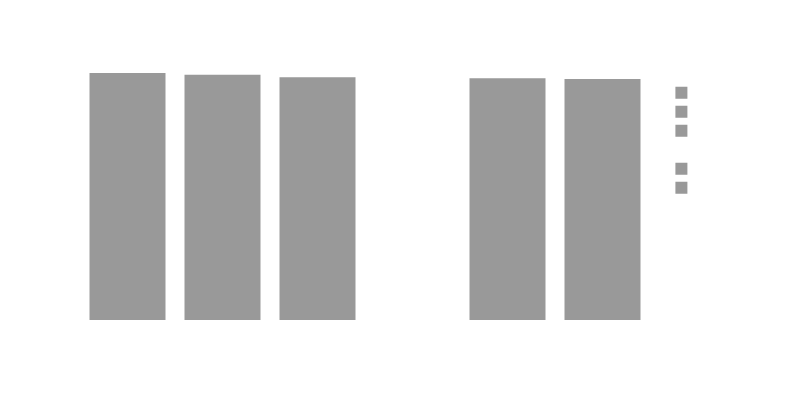
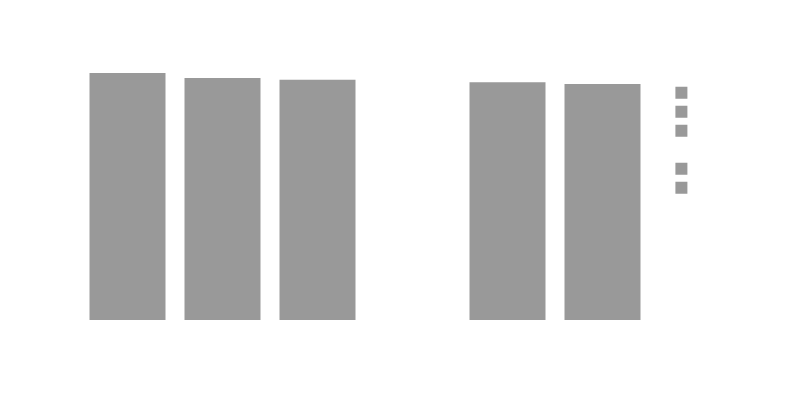

The notebook cell saved with these charts, in order:
### Code cell
# Chart 3: Similar Cities by Emissions (Total + Per Capita)
t_df = year_df[year_df.Sector == 'Total'].sort_values(by='tC',ascending = False).reset_index()
row_num = t_df[t_df['Urban Area'] == city_select].index[0]
x_df = t_df.loc[[row_num - 3, row_num - 2,row_num -1, row_num, row_num + 1, row_num + 2]]
colors = ['#999999',] * 6
colors[3] = '#ffffff'
fig = px.bar(x_df,x='Urban Area',y='tC',color_discrete_sequence = colors,color = 'Urban Area',
             height=400,width = 800)
fig = fig.update_layout(template=newco_template)
fig = fig.update_xaxes(title = "")
fig = fig.update_yaxes(title = "")
fig.write_image('output_images/similar_cities_total_emissions.png')
fig

t_df = year_df[year_df.Sector == 'Residential'].sort_values(by='tC',ascending = False).reset_index()
row_num = t_df[t_df['Urban Area'] == city_select].index[0]
x_df = t_df.loc[[row_num - 3, row_num - 2,row_num -1, row_num, row_num + 1, row_num + 2]]
colors = ['#999999',] * 6
colors[3] = '#ffffff'
fig = px.bar(x_df,x='Urban Area',y='tC',color_discrete_sequence = colors,color = 'Urban Area',
             height=400,width = 800)
fig = fig.update_xaxes(title = "")
fig = fig.update_yaxes(title = "")
fig = fig.update_layout(template=newco_template)
fig.write_image('output_images/similar_cities_total_emissions.png')
fig

# t_df = year_df[year_df.Sector == 'Total'].sort_values(by='tC per Capita',ascending = False).reset_index()
# row_num = t_df[t_df['Urban Area'] == city_select].index[0]
# x_df = t_df.loc[[row_num - 3, row_num - 2,row_num -1, row_num, row_num + 1, row_num + 2]]
# colors = ['#999999',] * 6
# colors[3] = '#ffffff'
# fig = px.bar(x_df,x='Urban Area',y='tC per Capita',color_discrete_sequence = colors,color = 'Urban Area',
#             title = 'Nearest Cities in per Capita Total Emissions | '+ city_select,height=400,width = 800)
# fig = fig.update_layout(template=newco_template)
# fig.write_image('output_images/similar_cities_per_capita_emissions.png')
# fig

#Scatter chart showing how city stacks up against others on per capita emissions (available for only certain citie)
t_df = year_df[year_df.Sector == 'Total']
# #Next we want to write a function to identify cities most similar in terms of per capita emissions
# for s in year_df.Sector.unique():
#     t_df = year_df[year_df.Sector == s].sort_values(by='tC per Capita',ascending = False).reset_index()
#     row_num = t_df[t_df['Urban Area'] == city].index[0]
#     x_df = t_df.loc[[row_num - 3, row_num - 2,row_num -1, row_num, row_num + 1, row_num + 2]]
#     colors = ['lightslategray',] * 6
#     colors[3] = 'crimson'
#     px.bar(x_df,x='Urban Area',y='tC per Capita',color_discrete_sequence = colors,color = 'Urban Area',
#            title = 'Similar Cities by ' + s + ' per Capita Emissions',height=400,width = 700)

### Figure 1 — Plotly figure (JSON) as saved in the notebook; plotly's stock layout.template omitted (floating-point values rounded to 4 significant figures)
{"data": [{"alignmentgroup": "True", "hovertemplate": "Urban Area=%{x}<br>tC=%{y}<extra></extra>", "legendgroup": "Springfield, IL", "marker": {"color": "#999999"}, "name": "Springfield, IL", "offsetgroup": "Springfield, IL", "orientation": "v", "showlegend": true, "textposition": "auto", "type": "bar", "x": ["Springfield, IL"], "xaxis": "x", "y": [475400.0], "yaxis": "y"}, {"alignmentgroup": "True", "hovertemplate": "Urban Area=%{x}<br>tC=%{y}<extra></extra>", "legendgroup": "Tuscaloosa, AL", "marker": {"color": "#999999"}, "name": "Tuscaloosa, AL", "offsetgroup": "Tuscaloosa, AL", "orientation": "v", "showlegend": true, "textposition": "auto", "type": "bar", "x": ["Tuscaloosa, AL"], "xaxis": "x", "y": [471900.0], "yaxis": "y"}, {"alignmentgroup": "True", "hovertemplate": "Urban Area=%{x}<br>tC=%{y}<extra></extra>", "legendgroup": "Spartanburg, SC", "marker": {"color": "#999999"}, "name": "Spartanburg, SC", "offsetgroup": "Spartanburg, SC", "orientation": "v", "showlegend": true, "textposition": "auto", "type": "bar", "x": ["Spartanburg, SC"], "xaxis": "x", "y": [467100.0], "yaxis": "y"}, {"alignmentgroup": "True", "hovertemplate": "Urban Area=%{x}<br>tC=%{y}<extra></extra>", "legendgroup": "Eugene, OR", "marker": {"color": "#ffffff"}, "name": "Eugene, OR", "offsetgroup": "Eugene, OR", "orientation": "v", "showlegend": true, "textposition": "auto", "type": "bar", "x": ["Eugene, OR"], "xaxis": "x", "y": [465800.0], "yaxis": "y"}, {"alignmentgroup": "True", "hovertemplate": "Urban Area=%{x}<br>tC=%{y}<extra></extra>", "legendgroup": "Cedar Rapids, IA", "marker": {"color": "#999999"}, "name": "Cedar Rapids, IA", "offsetgroup": "Cedar Rapids, IA", "orientation": "v", "showlegend": true, "textposition": "auto", "type": "bar", "x": ["Cedar Rapids, IA"], "xaxis": "x", "y": [465500.0], "yaxis": "y"}, {"alignmentgroup": "True", "hovertemplate": "Urban Area=%{x}<br>tC=%{y}<extra></extra>", "legendgroup": "Concord, NC", "marker": {"color": "#999999"}, "name": "Concord, NC", "offsetgroup": "Concord, NC", "orientation": "v", "showlegend": true, "textposition": "auto", "type": "bar", "x": ["Concord, NC"], "xaxis": "x", "y": [464100.0], "yaxis": "y"}], "layout": {"barmode": "relative", "height": 400, "legend": {"title": {"text": "Urban Area"}, "tracegroupgap": 0}, "margin": {"t": 60}, "width": 800, "xaxis": {"anchor": "y", "categoryarray": ["Springfield, IL", "Tuscaloosa, AL", "Spartanburg, SC", "Eugene, OR", "Cedar Rapids, IA", "Concord, NC"], "categoryorder": "array", "domain": [0, 1], "title": {"text": ""}}, "yaxis": {"anchor": "x", "domain": [0, 1], "title": {"text": ""}}}}

### Figure 2 — Plotly figure (JSON) as saved in the notebook; plotly's stock layout.template omitted (floating-point values rounded to 4 significant figures)
{"data": [{"alignmentgroup": "True", "hovertemplate": "Urban Area=%{x}<br>tC=%{y}<extra></extra>", "legendgroup": "State College, PA", "marker": {"color": "#999999"}, "name": "State College, PA", "offsetgroup": "State College, PA", "orientation": "v", "showlegend": true, "textposition": "auto", "type": "bar", "x": ["State College, PA"], "xaxis": "x", "y": [17030.0], "yaxis": "y"}, {"alignmentgroup": "True", "hovertemplate": "Urban Area=%{x}<br>tC=%{y}<extra></extra>", "legendgroup": "Auburn, NY", "marker": {"color": "#999999"}, "name": "Auburn, NY", "offsetgroup": "Auburn, NY", "orientation": "v", "showlegend": true, "textposition": "auto", "type": "bar", "x": ["Auburn, NY"], "xaxis": "x", "y": [16690.0], "yaxis": "y"}, {"alignmentgroup": "True", "hovertemplate": "Urban Area=%{x}<br>tC=%{y}<extra></extra>", "legendgroup": "Galesburg, IL", "marker": {"color": "#999999"}, "name": "Galesburg, IL", "offsetgroup": "Galesburg, IL", "orientation": "v", "showlegend": true, "textposition": "auto", "type": "bar", "x": ["Galesburg, IL"], "xaxis": "x", "y": [16560.0], "yaxis": "y"}, {"alignmentgroup": "True", "hovertemplate": "Urban Area=%{x}<br>tC=%{y}<extra></extra>", "legendgroup": "Eugene, OR", "marker": {"color": "#ffffff"}, "name": "Eugene, OR", "offsetgroup": "Eugene, OR", "orientation": "v", "showlegend": true, "textposition": "auto", "type": "bar", "x": ["Eugene, OR"], "xaxis": "x", "y": [16460.0], "yaxis": "y"}, {"alignmentgroup": "True", "hovertemplate": "Urban Area=%{x}<br>tC=%{y}<extra></extra>", "legendgroup": "Chico, CA", "marker": {"color": "#999999"}, "name": "Chico, CA", "offsetgroup": "Chico, CA", "orientation": "v", "showlegend": true, "textposition": "auto", "type": "bar", "x": ["Chico, CA"], "xaxis": "x", "y": [16400.0], "yaxis": "y"}, {"alignmentgroup": "True", "hovertemplate": "Urban Area=%{x}<br>tC=%{y}<extra></extra>", "legendgroup": "Yuba City, CA", "marker": {"color": "#999999"}, "name": "Yuba City, CA", "offsetgroup": "Yuba City, CA", "orientation": "v", "showlegend": true, "textposition": "auto", "type": "bar", "x": ["Yuba City, CA"], "xaxis": "x", "y": [16270.0], "yaxis": "y"}], "layout": {"barmode": "relative", "height": 400, "legend": {"title": {"text": "Urban Area"}, "tracegroupgap": 0}, "margin": {"t": 60}, "width": 800, "xaxis": {"anchor": "y", "categoryarray": ["State College, PA", "Auburn, NY", "Galesburg, IL", "Eugene, OR", "Chico, CA", "Yuba City, CA"], "categoryorder": "array", "domain": [0, 1], "title": {"text": ""}}, "yaxis": {"anchor": "x", "domain": [0, 1], "title": {"text": ""}}}}
